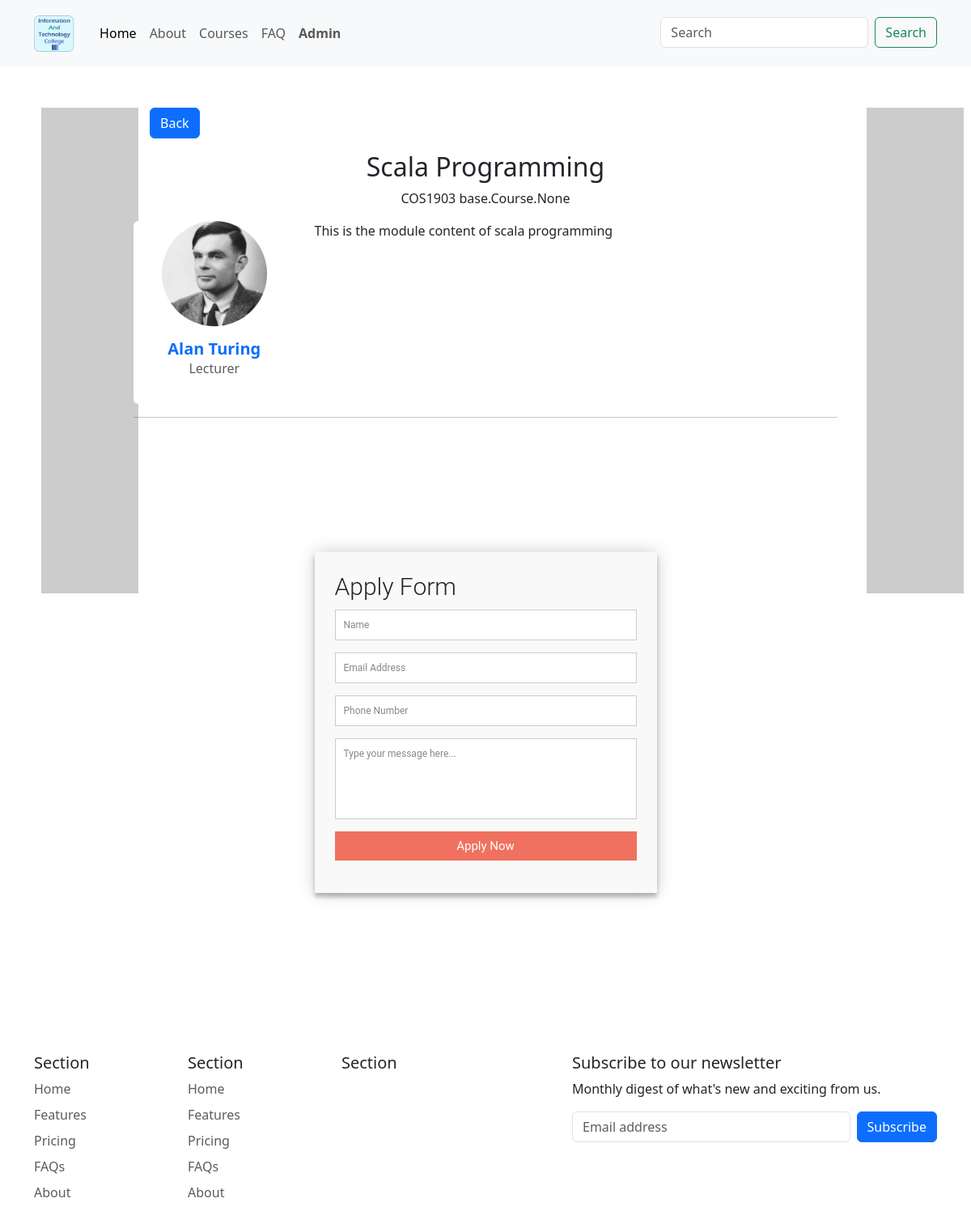
Page /module/1/ on the committed database.
### base/models.py (models this page shows, shortened)
class Module(models.Model):
    course = models.ManyToManyField(Course)
    code = models.CharField(max_length=200, unique=True)
    title = models.CharField(max_length=200)
    description = models.TextField(null=True, blank=True)
    module_img = models.ImageField(
        upload_to="static/module", height_field=None, width_field=None, max_length=100, null=True, blank=True)
    staff_img = models.ImageField(
        upload_to="static/staff", height_field=None, width_field=None, max_length=100, null=True, blank=True)
    staff_name = models.CharField(max_length=200)

### base/views.py (the view)
# urls.py: path('module/<str:pk>/', views.module, name="module"),
def module(request, pk):
    module = Module.objects.get(id=pk)
    context = {
        'module': module}
    return render(request, 'base/module.html', context)

### base/templates/base/module.html (shortened to what this page needs)
{% extends 'main.html' %}
{% load static %}
{% load bootstrap_icons %}
{% block styles %}
<link rel="stylesheet" type="text/css" media="screen" href="{% static 'styles/module.css' %}" />
{% endblock %}
{% block app_content %}
<div class="container">
  <div class="row">
    <div class="back-btn" style="padding-left: 2rem;">
      <p>
        <button type="button" class="btn btn-primary" value="Previous Page" onClick="javascript:history.go(-1);">Back
        </button>
      </p>
    </div>
    <div class="col-md-8 col-xl-6 text-center mx-auto">
      <h2>{{module.title}}</h2>
      <p class="w-lg-50">{{module.code}} {% bs_icon 'dash-lg' %} {{module.course}}</p>
    </div>
  </div>
  <div class="row">
    <div class="col-md-3">
      <div class="card border-0 shadow-none">
        <div class="card-body text-center d-flex flex-column align-items-center p-0"><img
            class="rounded-circle mb-3 fit-cover" width="130" height="130" style="object-fit: cover;" src="{{module.staff_img.url}}" />
          <h5 class="fw-bold text-primary card-title mb-0"><strong>{{module.staff_name}}</strong></h5>
          <p class="text-muted card-text mb-2">Lecturer</p>
          <ul class="list-inline fs-6 text-muted w-100 mb-0">
          </ul>
        </div>
      </div>
    </div>
    <div class="col-md-9">
      <p> {{module.description}} </p>
    </div>
  </div>
  <hr>
  <div class="row justify-content-center">
    <div class="col-sm-6">
      <form id="apply" action="" method="post">
        <h3>Apply Form</h3>
        <fieldset>
          <input placeholder="Name" type="text" tabindex="1" required autofocus />
        </fieldset>
        <fieldset>
          <input placeholder="Email Address" type="email" tabindex="2" required />
        </fieldset>
        <fieldset>
          <input placeholder="Phone Number" type="tel" tabindex="3" required>
        </fieldset>
        <fieldset>
          <textarea placeholder="Type your message here..." tabindex="5" required></textarea>
        </fieldset>
        <fieldset>
          <button name="submit" type="submit" id="contactus-submit" data-submit="...Sending">Apply Now</button>
        </fieldset>
      </form>
    </div>
  </div>
</div>
{% endblock %}

### static/styles/module.css (style rules this page uses)
#apply { font: 400 12px/16px "Roboto", Helvetica, Arial, sans-serif; background: #F9F9F9; padding: 25px; margin: 150px 0; box-shadow: 0 0 20px 0 rgba(0, 0, 0, 0.2), 0 5px 5px 0 rgba(0, 0, 0, 0.24); }
#apply h3 { display: block; font-size: 30px; font-weight: 300; margin-bottom: 10px; }
fieldset { border: medium none !important; margin: 0 0 10px; min-width: 100%; padding: 0; width: 100%; }
#apply input[type="text"], #apply input[type="email"], #apply input[type="tel"], #apply input[type="url"], #apply textarea { width: 100%; border: 1px solid #ccc; background: #FFF; margin: 0 0 5px; padding: 10px; }
#apply textarea { height: 100px; max-width: 100%; resize: none; }
#apply button[type="submit"] { cursor: pointer; width: 100%; border: none; background: #f0715f; color: #FFF; margin: 0 0 5px; padding: 10px; font-size: 15px; }

### rows in the picture
Module: title "Scala Programming", code "COS1903", course "base.Course.None", staff_img (picture), staff_name "Alan Turing", description "This is the module content of scala programming"
